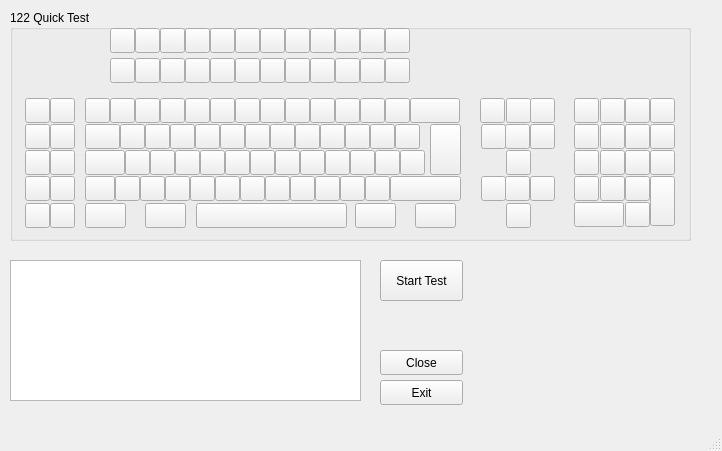
<?xml version="1.0" encoding="UTF-8"?>
<ui version="4.0">
 <class>kb_122_Test</class>
 <widget class="QMainWindow" name="kb_122_Test">
  <property name="geometry">
   <rect>
    <x>0</x>
    <y>0</y>
    <width>722</width>
    <height>451</height>
   </rect>
  </property>
  <property name="windowTitle">
   <string>MainWindow</string>
  </property>
  <widget class="QWidget" name="centralwidget">
   <widget class="QGroupBox" name="grpQuick">
    <property name="geometry">
     <rect>
      <x>10</x>
      <y>10</y>
      <width>681</width>
      <height>231</height>
     </rect>
    </property>
    <property name="title">
     <string>122 Quick Test</string>
    </property>
    <widget class="QPushButton" name="pos036">
     <property name="geometry">
      <rect>
       <x>240</x>
       <y>140</y>
       <width>25</width>
       <height>25</height>
      </rect>
     </property>
     <property name="text">
      <string/>
     </property>
    </widget>
    <widget class="QPushButton" name="pos043">
     <property name="geometry">
      <rect>
       <x>420</x>
       <y>114</y>
       <width>31</width>
       <height>51</height>
      </rect>
     </property>
     <property name="text">
      <string/>
     </property>
    </widget>
    <widget class="QPushButton" name="pos085">
     <property name="geometry">
      <rect>
       <x>520</x>
       <y>88</y>
       <width>25</width>
       <height>25</height>
      </rect>
     </property>
     <property name="text">
      <string/>
     </property>
    </widget>
    <widget class="QPushButton" name="pos021">
     <property name="geometry">
      <rect>
       <x>210</x>
       <y>114</y>
       <width>25</width>
       <height>25</height>
      </rect>
     </property>
     <property name="text">
      <string/>
     </property>
    </widget>
    <widget class="QPushButton" name="pos092">
     <property name="geometry">
      <rect>
       <x>564</x>
       <y>140</y>
       <width>25</width>
       <height>25</height>
      </rect>
     </property>
     <property name="text">
      <string/>
     </property>
    </widget>
    <widget class="QPushButton" name="pos133">
     <property name="geometry">
      <rect>
       <x>375</x>
       <y>18</y>
       <width>25</width>
       <height>25</height>
      </rect>
     </property>
     <property name="text">
      <string/>
     </property>
    </widget>
    <widget class="QPushButton" name="pos055">
     <property name="geometry">
      <rect>
       <x>355</x>
       <y>166</y>
       <width>25</width>
       <height>25</height>
      </rect>
     </property>
     <property name="text">
      <string/>
     </property>
    </widget>
    <widget class="QPushButton" name="pos121">
     <property name="geometry">
      <rect>
       <x>375</x>
       <y>48</y>
       <width>25</width>
       <height>25</height>
      </rect>
     </property>
     <property name="text">
      <string/>
     </property>
    </widget>
    <widget class="QPushButton" name="pos062">
     <property name="geometry">
      <rect>
       <x>345</x>
       <y>193</y>
       <width>41</width>
       <height>25</height>
      </rect>
     </property>
     <property name="text">
      <string/>
     </property>
    </widget>
    <widget class="QPushButton" name="pos039">
     <property name="geometry">
      <rect>
       <x>315</x>
       <y>140</y>
       <width>25</width>
       <height>25</height>
      </rect>
     </property>
     <property name="text">
      <string/>
     </property>
    </widget>
    <widget class="QPushButton" name="pos053">
     <property name="geometry">
      <rect>
       <x>305</x>
       <y>166</y>
       <width>25</width>
       <height>25</height>
      </rect>
     </property>
     <property name="text">
      <string/>
     </property>
    </widget>
    <widget class="QPushButton" name="pos128">
     <property name="geometry">
      <rect>
       <x>250</x>
       <y>18</y>
       <width>25</width>
       <height>25</height>
      </rect>
     </property>
     <property name="text">
      <string/>
     </property>
    </widget>
    <widget class="QPushButton" name="pos132">
     <property name="geometry">
      <rect>
       <x>350</x>
       <y>18</y>
       <width>25</width>
       <height>25</height>
      </rect>
     </property>
     <property name="text">
      <string/>
     </property>
    </widget>
    <widget class="QPushButton" name="pos040">
     <property name="geometry">
      <rect>
       <x>340</x>
       <y>140</y>
       <width>25</width>
       <height>25</height>
      </rect>
     </property>
     <property name="text">
      <string/>
     </property>
    </widget>
    <widget class="QPushButton" name="pos112">
     <property name="geometry">
      <rect>
       <x>150</x>
       <y>48</y>
       <width>25</width>
       <height>25</height>
      </rect>
     </property>
     <property name="text">
      <string/>
     </property>
    </widget>
    <widget class="QPushButton" name="pos065">
     <property name="geometry">
      <rect>
       <x>40</x>
       <y>88</y>
       <width>25</width>
       <height>25</height>
      </rect>
     </property>
     <property name="text">
      <string/>
     </property>
    </widget>
    <widget class="QPushButton" name="pos045">
     <property name="geometry">
      <rect>
       <x>105</x>
       <y>166</y>
       <width>25</width>
       <height>25</height>
      </rect>
     </property>
     <property name="whatsThis">
      <string>&lt;html&gt;&lt;head/&gt;&lt;body&gt;&lt;p&gt;F13&lt;/p&gt;&lt;/body&gt;&lt;/html&gt;</string>
     </property>
     <property name="text">
      <string/>
     </property>
     <property name="checkable">
      <bool>false</bool>
     </property>
    </widget>
    <widget class="QPushButton" name="pos118">
     <property name="geometry">
      <rect>
       <x>300</x>
       <y>48</y>
       <width>25</width>
       <height>25</height>
      </rect>
     </property>
     <property name="text">
      <string/>
     </property>
    </widget>
    <widget class="QPushButton" name="pos012">
     <property name="geometry">
      <rect>
       <x>350</x>
       <y>88</y>
       <width>25</width>
       <height>25</height>
      </rect>
     </property>
     <property name="text">
      <string/>
     </property>
    </widget>
    <widget class="QPushButton" name="pos066">
     <property name="geometry">
      <rect>
       <x>40</x>
       <y>114</y>
       <width>25</width>
       <height>25</height>
      </rect>
     </property>
     <property name="text">
      <string/>
     </property>
    </widget>
    <widget class="QPushButton" name="pos116">
     <property name="geometry">
      <rect>
       <x>250</x>
       <y>48</y>
       <width>25</width>
       <height>25</height>
      </rect>
     </property>
     <property name="text">
      <string/>
     </property>
    </widget>
    <widget class="QPushButton" name="pos099">
     <property name="geometry">
      <rect>
       <x>564</x>
       <y>192</y>
       <width>50</width>
       <height>25</height>
      </rect>
     </property>
     <property name="text">
      <string/>
     </property>
    </widget>
    <widget class="QPushButton" name="pos027">
     <property name="geometry">
      <rect>
       <x>360</x>
       <y>114</y>
       <width>25</width>
       <height>25</height>
      </rect>
     </property>
     <property name="text">
      <string/>
     </property>
    </widget>
    <widget class="QPushButton" name="pos069">
     <property name="geometry">
      <rect>
       <x>40</x>
       <y>193</y>
       <width>25</width>
       <height>25</height>
      </rect>
     </property>
     <property name="text">
      <string/>
     </property>
    </widget>
    <widget class="QPushButton" name="pos026">
     <property name="geometry">
      <rect>
       <x>335</x>
       <y>114</y>
       <width>25</width>
       <height>25</height>
      </rect>
     </property>
     <property name="text">
      <string/>
     </property>
    </widget>
    <widget class="QPushButton" name="pos102">
     <property name="geometry">
      <rect>
       <x>615</x>
       <y>140</y>
       <width>25</width>
       <height>25</height>
      </rect>
     </property>
     <property name="text">
      <string/>
     </property>
    </widget>
    <widget class="QPushButton" name="pos078">
     <property name="geometry">
      <rect>
       <x>471</x>
       <y>166</y>
       <width>25</width>
       <height>25</height>
      </rect>
     </property>
     <property name="text">
      <string/>
     </property>
    </widget>
    <widget class="QPushButton" name="pos007">
     <property name="geometry">
      <rect>
       <x>225</x>
       <y>88</y>
       <width>25</width>
       <height>25</height>
      </rect>
     </property>
     <property name="text">
      <string/>
     </property>
    </widget>
    <widget class="QPushButton" name="pos018">
     <property name="geometry">
      <rect>
       <x>135</x>
       <y>114</y>
       <width>25</width>
       <height>25</height>
      </rect>
     </property>
     <property name="text">
      <string/>
     </property>
    </widget>
    <widget class="QPushButton" name="pos047">
     <property name="geometry">
      <rect>
       <x>155</x>
       <y>166</y>
       <width>25</width>
       <height>25</height>
      </rect>
     </property>
     <property name="text">
      <string/>
     </property>
    </widget>
    <widget class="QPushButton" name="pos106">
     <property name="geometry">
      <rect>
       <x>640</x>
       <y>114</y>
       <width>25</width>
       <height>25</height>
      </rect>
     </property>
     <property name="text">
      <string/>
     </property>
    </widget>
    <widget class="QPushButton" name="pos010">
     <property name="geometry">
      <rect>
       <x>300</x>
       <y>88</y>
       <width>25</width>
       <height>25</height>
      </rect>
     </property>
     <property name="text">
      <string/>
     </property>
    </widget>
    <widget class="QPushButton" name="pos067">
     <property name="geometry">
      <rect>
       <x>40</x>
       <y>140</y>
       <width>25</width>
       <height>25</height>
      </rect>
     </property>
     <property name="text">
      <string/>
     </property>
    </widget>
    <widget class="QPushButton" name="pos024">
     <property name="geometry">
      <rect>
       <x>285</x>
       <y>114</y>
       <width>25</width>
       <height>25</height>
      </rect>
     </property>
     <property name="text">
      <string/>
     </property>
    </widget>
    <widget class="QPushButton" name="pos020">
     <property name="geometry">
      <rect>
       <x>185</x>
       <y>114</y>
       <width>25</width>
       <height>25</height>
      </rect>
     </property>
     <property name="text">
      <string/>
     </property>
    </widget>
    <widget class="QPushButton" name="pos001">
     <property name="geometry">
      <rect>
       <x>75</x>
       <y>88</y>
       <width>25</width>
       <height>25</height>
      </rect>
     </property>
     <property name="text">
      <string/>
     </property>
    </widget>
    <widget class="QPushButton" name="pos130">
     <property name="geometry">
      <rect>
       <x>300</x>
       <y>18</y>
       <width>25</width>
       <height>25</height>
      </rect>
     </property>
     <property name="text">
      <string/>
     </property>
    </widget>
    <widget class="QPushButton" name="pos042">
     <property name="geometry">
      <rect>
       <x>390</x>
       <y>140</y>
       <width>25</width>
       <height>25</height>
      </rect>
     </property>
     <property name="text">
      <string/>
     </property>
    </widget>
    <widget class="QPushButton" name="pos071">
     <property name="geometry">
      <rect>
       <x>15</x>
       <y>114</y>
       <width>25</width>
       <height>25</height>
      </rect>
     </property>
     <property name="text">
      <string/>
     </property>
    </widget>
    <widget class="QPushButton" name="pos103">
     <property name="geometry">
      <rect>
       <x>615</x>
       <y>166</y>
       <width>25</width>
       <height>25</height>
      </rect>
     </property>
     <property name="text">
      <string/>
     </property>
    </widget>
    <widget class="QPushButton" name="pos061">
     <property name="geometry">
      <rect>
       <x>186</x>
       <y>193</y>
       <width>151</width>
       <height>25</height>
      </rect>
     </property>
     <property name="text">
      <string/>
     </property>
    </widget>
    <widget class="QPushButton" name="pos034">
     <property name="geometry">
      <rect>
       <x>190</x>
       <y>140</y>
       <width>25</width>
       <height>25</height>
      </rect>
     </property>
     <property name="text">
      <string/>
     </property>
    </widget>
    <widget class="QPushButton" name="pos051">
     <property name="geometry">
      <rect>
       <x>255</x>
       <y>166</y>
       <width>25</width>
       <height>25</height>
      </rect>
     </property>
     <property name="text">
      <string/>
     </property>
    </widget>
    <widget class="QPushButton" name="pos075">
     <property name="geometry">
      <rect>
       <x>470</x>
       <y>88</y>
       <width>25</width>
       <height>25</height>
      </rect>
     </property>
     <property name="text">
      <string/>
     </property>
    </widget>
    <widget class="QPushButton" name="pos022">
     <property name="geometry">
      <rect>
       <x>235</x>
       <y>114</y>
       <width>25</width>
       <height>25</height>
      </rect>
     </property>
     <property name="text">
      <string/>
     </property>
    </widget>
    <widget class="QPushButton" name="pos050">
     <property name="geometry">
      <rect>
       <x>230</x>
       <y>166</y>
       <width>25</width>
       <height>25</height>
      </rect>
     </property>
     <property name="text">
      <string/>
     </property>
    </widget>
    <widget class="QPushButton" name="pos030">
     <property name="geometry">
      <rect>
       <x>75</x>
       <y>140</y>
       <width>40</width>
       <height>25</height>
      </rect>
     </property>
     <property name="text">
      <string/>
     </property>
    </widget>
    <widget class="QPushButton" name="pos131">
     <property name="geometry">
      <rect>
       <x>325</x>
       <y>18</y>
       <width>25</width>
       <height>25</height>
      </rect>
     </property>
     <property name="text">
      <string/>
     </property>
    </widget>
    <widget class="QPushButton" name="pos080">
     <property name="geometry">
      <rect>
       <x>496</x>
       <y>88</y>
       <width>25</width>
       <height>25</height>
      </rect>
     </property>
     <property name="text">
      <string/>
     </property>
    </widget>
    <widget class="QPushButton" name="pos111">
     <property name="geometry">
      <rect>
       <x>125</x>
       <y>48</y>
       <width>25</width>
       <height>25</height>
      </rect>
     </property>
     <property name="text">
      <string/>
     </property>
    </widget>
    <widget class="QPushButton" name="pos033">
     <property name="geometry">
      <rect>
       <x>165</x>
       <y>140</y>
       <width>25</width>
       <height>25</height>
      </rect>
     </property>
     <property name="text">
      <string/>
     </property>
    </widget>
    <widget class="QPushButton" name="pos017">
     <property name="geometry">
      <rect>
       <x>110</x>
       <y>114</y>
       <width>25</width>
       <height>25</height>
      </rect>
     </property>
     <property name="whatsThis">
      <string>&lt;html&gt;&lt;head/&gt;&lt;body&gt;&lt;p&gt;F13&lt;/p&gt;&lt;/body&gt;&lt;/html&gt;</string>
     </property>
     <property name="text">
      <string/>
     </property>
     <property name="checkable">
      <bool>false</bool>
     </property>
    </widget>
    <widget class="QPushButton" name="pos113">
     <property name="geometry">
      <rect>
       <x>175</x>
       <y>48</y>
       <width>25</width>
       <height>25</height>
      </rect>
     </property>
     <property name="text">
      <string/>
     </property>
    </widget>
    <widget class="QPushButton" name="pos095">
     <property name="geometry">
      <rect>
       <x>590</x>
       <y>88</y>
       <width>25</width>
       <height>25</height>
      </rect>
     </property>
     <property name="text">
      <string/>
     </property>
    </widget>
    <widget class="QPushButton" name="pos126">
     <property name="geometry">
      <rect>
       <x>200</x>
       <y>18</y>
       <width>25</width>
       <height>25</height>
      </rect>
     </property>
     <property name="text">
      <string/>
     </property>
    </widget>
    <widget class="QPushButton" name="pos081">
     <property name="geometry">
      <rect>
       <x>495</x>
       <y>114</y>
       <width>25</width>
       <height>25</height>
      </rect>
     </property>
     <property name="text">
      <string/>
     </property>
    </widget>
    <widget class="QPushButton" name="pos046">
     <property name="geometry">
      <rect>
       <x>130</x>
       <y>166</y>
       <width>25</width>
       <height>25</height>
      </rect>
     </property>
     <property name="text">
      <string/>
     </property>
    </widget>
    <widget class="QPushButton" name="pos120">
     <property name="geometry">
      <rect>
       <x>350</x>
       <y>48</y>
       <width>25</width>
       <height>25</height>
      </rect>
     </property>
     <property name="text">
      <string/>
     </property>
    </widget>
    <widget class="QPushButton" name="pos052">
     <property name="geometry">
      <rect>
       <x>280</x>
       <y>166</y>
       <width>25</width>
       <height>25</height>
      </rect>
     </property>
     <property name="text">
      <string/>
     </property>
    </widget>
    <widget class="QPushButton" name="pos076">
     <property name="geometry">
      <rect>
       <x>471</x>
       <y>114</y>
       <width>25</width>
       <height>25</height>
      </rect>
     </property>
     <property name="text">
      <string/>
     </property>
    </widget>
    <widget class="QPushButton" name="pos068">
     <property name="geometry">
      <rect>
       <x>40</x>
       <y>166</y>
       <width>25</width>
       <height>25</height>
      </rect>
     </property>
     <property name="text">
      <string/>
     </property>
    </widget>
    <widget class="QPushButton" name="pos035">
     <property name="geometry">
      <rect>
       <x>215</x>
       <y>140</y>
       <width>25</width>
       <height>25</height>
      </rect>
     </property>
     <property name="text">
      <string/>
     </property>
    </widget>
    <widget class="QPushButton" name="pos048">
     <property name="geometry">
      <rect>
       <x>180</x>
       <y>166</y>
       <width>25</width>
       <height>25</height>
      </rect>
     </property>
     <property name="text">
      <string/>
     </property>
    </widget>
    <widget class="QPushButton" name="pos016">
     <property name="geometry">
      <rect>
       <x>75</x>
       <y>114</y>
       <width>35</width>
       <height>25</height>
      </rect>
     </property>
     <property name="text">
      <string/>
     </property>
    </widget>
    <widget class="QPushButton" name="pos070">
     <property name="geometry">
      <rect>
       <x>15</x>
       <y>88</y>
       <width>25</width>
       <height>25</height>
      </rect>
     </property>
     <property name="text">
      <string/>
     </property>
    </widget>
    <widget class="QPushButton" name="pos028">
     <property name="geometry">
      <rect>
       <x>385</x>
       <y>114</y>
       <width>25</width>
       <height>25</height>
      </rect>
     </property>
     <property name="text">
      <string/>
     </property>
    </widget>
    <widget class="QPushButton" name="pos064">
     <property name="geometry">
      <rect>
       <x>405</x>
       <y>193</y>
       <width>41</width>
       <height>25</height>
      </rect>
     </property>
     <property name="text">
      <string/>
     </property>
    </widget>
    <widget class="QPushButton" name="pos105">
     <property name="geometry">
      <rect>
       <x>640</x>
       <y>88</y>
       <width>25</width>
       <height>25</height>
      </rect>
     </property>
     <property name="text">
      <string/>
     </property>
    </widget>
    <widget class="QPushButton" name="pos088">
     <property name="geometry">
      <rect>
       <x>520</x>
       <y>166</y>
       <width>25</width>
       <height>25</height>
      </rect>
     </property>
     <property name="text">
      <string/>
     </property>
    </widget>
    <widget class="QPushButton" name="pos037">
     <property name="geometry">
      <rect>
       <x>265</x>
       <y>140</y>
       <width>25</width>
       <height>25</height>
      </rect>
     </property>
     <property name="text">
      <string/>
     </property>
    </widget>
    <widget class="QPushButton" name="pos107">
     <property name="geometry">
      <rect>
       <x>640</x>
       <y>140</y>
       <width>25</width>
       <height>25</height>
      </rect>
     </property>
     <property name="text">
      <string/>
     </property>
    </widget>
    <widget class="QPushButton" name="pos009">
     <property name="geometry">
      <rect>
       <x>275</x>
       <y>88</y>
       <width>25</width>
       <height>25</height>
      </rect>
     </property>
     <property name="text">
      <string/>
     </property>
    </widget>
    <widget class="QPushButton" name="pos110">
     <property name="geometry">
      <rect>
       <x>100</x>
       <y>48</y>
       <width>25</width>
       <height>25</height>
      </rect>
     </property>
     <property name="text">
      <string/>
     </property>
    </widget>
    <widget class="QPushButton" name="pos060">
     <property name="geometry">
      <rect>
       <x>135</x>
       <y>193</y>
       <width>41</width>
       <height>25</height>
      </rect>
     </property>
     <property name="text">
      <string/>
     </property>
    </widget>
    <widget class="QPushButton" name="pos084">
     <property name="geometry">
      <rect>
       <x>496</x>
       <y>193</y>
       <width>25</width>
       <height>25</height>
      </rect>
     </property>
     <property name="text">
      <string/>
     </property>
    </widget>
    <widget class="QPushButton" name="pos004">
     <property name="geometry">
      <rect>
       <x>150</x>
       <y>88</y>
       <width>25</width>
       <height>25</height>
      </rect>
     </property>
     <property name="text">
      <string/>
     </property>
    </widget>
    <widget class="QPushButton" name="pos006">
     <property name="geometry">
      <rect>
       <x>200</x>
       <y>88</y>
       <width>25</width>
       <height>25</height>
      </rect>
     </property>
     <property name="text">
      <string/>
     </property>
    </widget>
    <widget class="QPushButton" name="pos083">
     <property name="geometry">
      <rect>
       <x>495</x>
       <y>166</y>
       <width>25</width>
       <height>25</height>
      </rect>
     </property>
     <property name="text">
      <string/>
     </property>
    </widget>
    <widget class="QPushButton" name="pos015">
     <property name="geometry">
      <rect>
       <x>400</x>
       <y>88</y>
       <width>50</width>
       <height>25</height>
      </rect>
     </property>
     <property name="text">
      <string/>
     </property>
    </widget>
    <widget class="QPushButton" name="pos011">
     <property name="geometry">
      <rect>
       <x>325</x>
       <y>88</y>
       <width>25</width>
       <height>25</height>
      </rect>
     </property>
     <property name="text">
      <string/>
     </property>
    </widget>
    <widget class="QPushButton" name="pos125">
     <property name="geometry">
      <rect>
       <x>175</x>
       <y>18</y>
       <width>25</width>
       <height>25</height>
      </rect>
     </property>
     <property name="text">
      <string/>
     </property>
    </widget>
    <widget class="QPushButton" name="pos031">
     <property name="geometry">
      <rect>
       <x>115</x>
       <y>140</y>
       <width>25</width>
       <height>25</height>
      </rect>
     </property>
     <property name="whatsThis">
      <string>&lt;html&gt;&lt;head/&gt;&lt;body&gt;&lt;p&gt;F13&lt;/p&gt;&lt;/body&gt;&lt;/html&gt;</string>
     </property>
     <property name="text">
      <string/>
     </property>
     <property name="checkable">
      <bool>false</bool>
     </property>
    </widget>
    <widget class="QPushButton" name="pos122">
     <property name="geometry">
      <rect>
       <x>100</x>
       <y>18</y>
       <width>25</width>
       <height>25</height>
      </rect>
     </property>
     <property name="statusTip">
      <string>F13</string>
     </property>
     <property name="whatsThis">
      <string/>
     </property>
     <property name="autoFillBackground">
      <bool>false</bool>
     </property>
     <property name="text">
      <string/>
     </property>
     <property name="checkable">
      <bool>false</bool>
     </property>
     <property name="default">
      <bool>false</bool>
     </property>
     <property name="flat">
      <bool>false</bool>
     </property>
    </widget>
    <widget class="QPushButton" name="pos091">
     <property name="geometry">
      <rect>
       <x>564</x>
       <y>114</y>
       <width>25</width>
       <height>25</height>
      </rect>
     </property>
     <property name="text">
      <string/>
     </property>
    </widget>
    <widget class="QPushButton" name="pos054">
     <property name="geometry">
      <rect>
       <x>330</x>
       <y>166</y>
       <width>25</width>
       <height>25</height>
      </rect>
     </property>
     <property name="text">
      <string/>
     </property>
    </widget>
    <widget class="QPushButton" name="pos114">
     <property name="geometry">
      <rect>
       <x>200</x>
       <y>48</y>
       <width>25</width>
       <height>25</height>
      </rect>
     </property>
     <property name="text">
      <string/>
     </property>
    </widget>
    <widget class="QPushButton" name="pos038">
     <property name="geometry">
      <rect>
       <x>290</x>
       <y>140</y>
       <width>25</width>
       <height>25</height>
      </rect>
     </property>
     <property name="text">
      <string/>
     </property>
    </widget>
    <widget class="QPushButton" name="pos096">
     <property name="geometry">
      <rect>
       <x>590</x>
       <y>114</y>
       <width>25</width>
       <height>25</height>
      </rect>
     </property>
     <property name="text">
      <string/>
     </property>
    </widget>
    <widget class="QPushButton" name="pos093">
     <property name="geometry">
      <rect>
       <x>564</x>
       <y>166</y>
       <width>25</width>
       <height>25</height>
      </rect>
     </property>
     <property name="text">
      <string/>
     </property>
    </widget>
    <widget class="QPushButton" name="pos003">
     <property name="geometry">
      <rect>
       <x>125</x>
       <y>88</y>
       <width>25</width>
       <height>25</height>
      </rect>
     </property>
     <property name="text">
      <string/>
     </property>
    </widget>
    <widget class="QPushButton" name="pos002">
     <property name="geometry">
      <rect>
       <x>100</x>
       <y>88</y>
       <width>25</width>
       <height>25</height>
      </rect>
     </property>
     <property name="text">
      <string/>
     </property>
    </widget>
    <widget class="QPushButton" name="pos058">
     <property name="geometry">
      <rect>
       <x>75</x>
       <y>193</y>
       <width>41</width>
       <height>25</height>
      </rect>
     </property>
     <property name="text">
      <string/>
     </property>
    </widget>
    <widget class="QPushButton" name="pos101">
     <property name="geometry">
      <rect>
       <x>615</x>
       <y>114</y>
       <width>25</width>
       <height>25</height>
      </rect>
     </property>
     <property name="text">
      <string/>
     </property>
    </widget>
    <widget class="QPushButton" name="pos057">
     <property name="geometry">
      <rect>
       <x>380</x>
       <y>166</y>
       <width>71</width>
       <height>25</height>
      </rect>
     </property>
     <property name="text">
      <string/>
     </property>
    </widget>
    <widget class="QPushButton" name="pos104">
     <property name="geometry">
      <rect>
       <x>615</x>
       <y>192</y>
       <width>25</width>
       <height>25</height>
      </rect>
     </property>
     <property name="text">
      <string/>
     </property>
    </widget>
    <widget class="QPushButton" name="pos100">
     <property name="geometry">
      <rect>
       <x>615</x>
       <y>88</y>
       <width>25</width>
       <height>25</height>
      </rect>
     </property>
     <property name="text">
      <string/>
     </property>
    </widget>
    <widget class="QPushButton" name="pos013">
     <property name="geometry">
      <rect>
       <x>375</x>
       <y>88</y>
       <width>25</width>
       <height>25</height>
      </rect>
     </property>
     <property name="text">
      <string/>
     </property>
    </widget>
    <widget class="QPushButton" name="pos086">
     <property name="geometry">
      <rect>
       <x>520</x>
       <y>114</y>
       <width>25</width>
       <height>25</height>
      </rect>
     </property>
     <property name="text">
      <string/>
     </property>
    </widget>
    <widget class="QPushButton" name="pos098">
     <property name="geometry">
      <rect>
       <x>590</x>
       <y>166</y>
       <width>25</width>
       <height>25</height>
      </rect>
     </property>
     <property name="text">
      <string/>
     </property>
    </widget>
    <widget class="QPushButton" name="pos090">
     <property name="geometry">
      <rect>
       <x>564</x>
       <y>88</y>
       <width>25</width>
       <height>25</height>
      </rect>
     </property>
     <property name="text">
      <string/>
     </property>
    </widget>
    <widget class="QPushButton" name="pos119">
     <property name="geometry">
      <rect>
       <x>325</x>
       <y>48</y>
       <width>25</width>
       <height>25</height>
      </rect>
     </property>
     <property name="text">
      <string/>
     </property>
    </widget>
    <widget class="QPushButton" name="pos023">
     <property name="geometry">
      <rect>
       <x>260</x>
       <y>114</y>
       <width>25</width>
       <height>25</height>
      </rect>
     </property>
     <property name="text">
      <string/>
     </property>
    </widget>
    <widget class="QPushButton" name="pos072">
     <property name="geometry">
      <rect>
       <x>15</x>
       <y>140</y>
       <width>25</width>
       <height>25</height>
      </rect>
     </property>
     <property name="text">
      <string/>
     </property>
    </widget>
    <widget class="QPushButton" name="pos019">
     <property name="geometry">
      <rect>
       <x>160</x>
       <y>114</y>
       <width>25</width>
       <height>25</height>
      </rect>
     </property>
     <property name="text">
      <string/>
     </property>
    </widget>
    <widget class="QPushButton" name="pos008">
     <property name="geometry">
      <rect>
       <x>250</x>
       <y>88</y>
       <width>25</width>
       <height>25</height>
      </rect>
     </property>
     <property name="text">
      <string/>
     </property>
    </widget>
    <widget class="QPushButton" name="pos073">
     <property name="geometry">
      <rect>
       <x>15</x>
       <y>166</y>
       <width>25</width>
       <height>25</height>
      </rect>
     </property>
     <property name="text">
      <string/>
     </property>
    </widget>
    <widget class="QPushButton" name="pos127">
     <property name="geometry">
      <rect>
       <x>225</x>
       <y>18</y>
       <width>25</width>
       <height>25</height>
      </rect>
     </property>
     <property name="text">
      <string/>
     </property>
    </widget>
    <widget class="QPushButton" name="pos025">
     <property name="geometry">
      <rect>
       <x>310</x>
       <y>114</y>
       <width>25</width>
       <height>25</height>
      </rect>
     </property>
     <property name="text">
      <string/>
     </property>
    </widget>
    <widget class="QPushButton" name="pos124">
     <property name="geometry">
      <rect>
       <x>150</x>
       <y>18</y>
       <width>25</width>
       <height>25</height>
      </rect>
     </property>
     <property name="text">
      <string/>
     </property>
    </widget>
    <widget class="QPushButton" name="pos115">
     <property name="geometry">
      <rect>
       <x>225</x>
       <y>48</y>
       <width>25</width>
       <height>25</height>
      </rect>
     </property>
     <property name="text">
      <string/>
     </property>
    </widget>
    <widget class="QPushButton" name="pos108">
     <property name="geometry">
      <rect>
       <x>640</x>
       <y>166</y>
       <width>25</width>
       <height>50</height>
      </rect>
     </property>
     <property name="text">
      <string/>
     </property>
    </widget>
    <widget class="QPushButton" name="pos117">
     <property name="geometry">
      <rect>
       <x>275</x>
       <y>48</y>
       <width>25</width>
       <height>25</height>
      </rect>
     </property>
     <property name="text">
      <string/>
     </property>
    </widget>
    <widget class="QPushButton" name="pos005">
     <property name="geometry">
      <rect>
       <x>175</x>
       <y>88</y>
       <width>25</width>
       <height>25</height>
      </rect>
     </property>
     <property name="text">
      <string/>
     </property>
    </widget>
    <widget class="QPushButton" name="pos044">
     <property name="geometry">
      <rect>
       <x>75</x>
       <y>166</y>
       <width>30</width>
       <height>25</height>
      </rect>
     </property>
     <property name="text">
      <string/>
     </property>
    </widget>
    <widget class="QPushButton" name="pos041">
     <property name="geometry">
      <rect>
       <x>365</x>
       <y>140</y>
       <width>25</width>
       <height>25</height>
      </rect>
     </property>
     <property name="text">
      <string/>
     </property>
    </widget>
    <widget class="QPushButton" name="pos049">
     <property name="geometry">
      <rect>
       <x>205</x>
       <y>166</y>
       <width>25</width>
       <height>25</height>
      </rect>
     </property>
     <property name="text">
      <string/>
     </property>
    </widget>
    <widget class="QPushButton" name="pos123">
     <property name="geometry">
      <rect>
       <x>125</x>
       <y>18</y>
       <width>25</width>
       <height>25</height>
      </rect>
     </property>
     <property name="autoFillBackground">
      <bool>true</bool>
     </property>
     <property name="styleSheet">
      <string notr="true">test rgb(170, 170, 255)</string>
     </property>
     <property name="text">
      <string/>
     </property>
     <property name="default">
      <bool>false</bool>
     </property>
     <property name="flat">
      <bool>false</bool>
     </property>
    </widget>
    <widget class="QPushButton" name="pos074">
     <property name="geometry">
      <rect>
       <x>15</x>
       <y>193</y>
       <width>25</width>
       <height>25</height>
      </rect>
     </property>
     <property name="text">
      <string/>
     </property>
    </widget>
    <widget class="QPushButton" name="pos032">
     <property name="geometry">
      <rect>
       <x>140</x>
       <y>140</y>
       <width>25</width>
       <height>25</height>
      </rect>
     </property>
     <property name="text">
      <string/>
     </property>
    </widget>
    <widget class="QPushButton" name="pos097">
     <property name="geometry">
      <rect>
       <x>590</x>
       <y>140</y>
       <width>25</width>
       <height>25</height>
      </rect>
     </property>
     <property name="text">
      <string/>
     </property>
    </widget>
    <widget class="QPushButton" name="pos129">
     <property name="geometry">
      <rect>
       <x>275</x>
       <y>18</y>
       <width>25</width>
       <height>25</height>
      </rect>
     </property>
     <property name="text">
      <string/>
     </property>
    </widget>
    <widget class="QPushButton" name="pos082">
     <property name="geometry">
      <rect>
       <x>496</x>
       <y>140</y>
       <width>25</width>
       <height>25</height>
      </rect>
     </property>
     <property name="text">
      <string/>
     </property>
    </widget>
   </widget>
   <widget class="QPushButton" name="btnStartTest">
    <property name="geometry">
     <rect>
      <x>380</x>
      <y>260</y>
      <width>83</width>
      <height>41</height>
     </rect>
    </property>
    <property name="text">
     <string>Start Test</string>
    </property>
   </widget>
   <widget class="QPushButton" name="btnClose">
    <property name="geometry">
     <rect>
      <x>380</x>
      <y>350</y>
      <width>83</width>
      <height>25</height>
     </rect>
    </property>
    <property name="text">
     <string>Close</string>
    </property>
   </widget>
   <widget class="QTextBrowser" name="txbOutput">
    <property name="geometry">
     <rect>
      <x>10</x>
      <y>260</y>
      <width>351</width>
      <height>141</height>
     </rect>
    </property>
   </widget>
   <widget class="QPushButton" name="btnExit">
    <property name="geometry">
     <rect>
      <x>380</x>
      <y>380</y>
      <width>83</width>
      <height>25</height>
     </rect>
    </property>
    <property name="text">
     <string>Exit</string>
    </property>
   </widget>
  </widget>
  <widget class="QMenuBar" name="menubar">
   <property name="geometry">
    <rect>
     <x>0</x>
     <y>0</y>
     <width>722</width>
     <height>22</height>
    </rect>
   </property>
  </widget>
  <widget class="QStatusBar" name="statusbar"/>
 </widget>
 <resources/>
 <connections/>
</ui>
